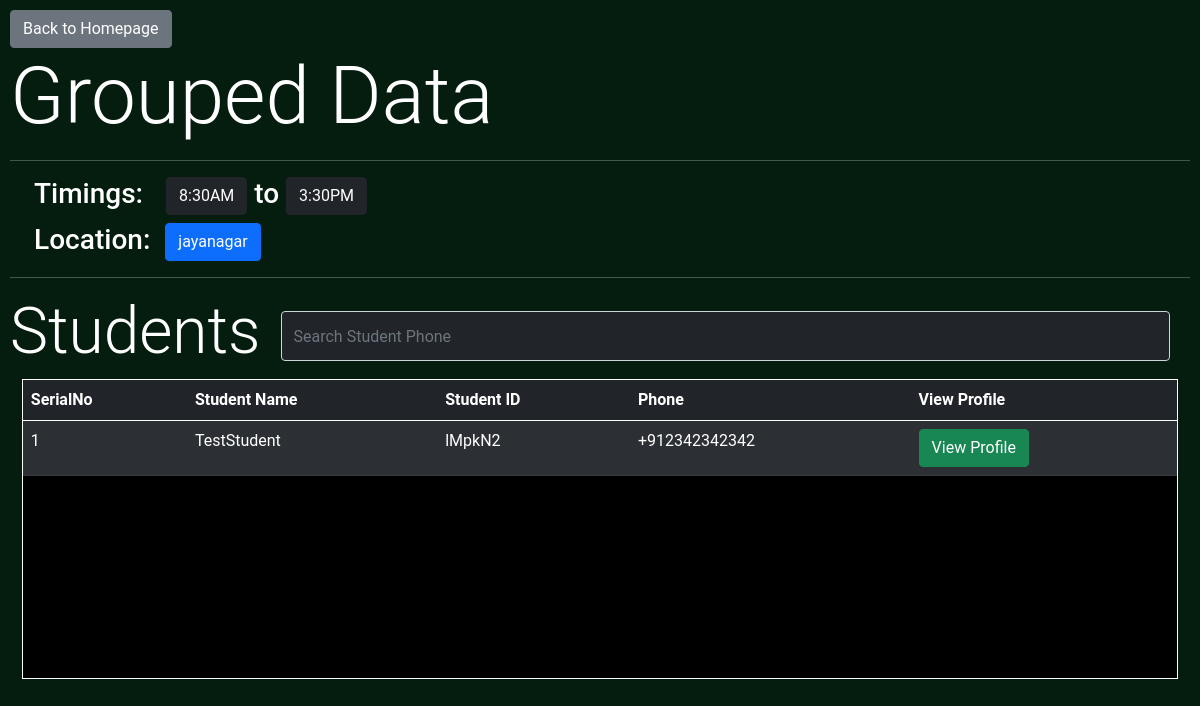
Before: /admin/viewdata/grouped_data/1/1 (signed in) with the older database file.
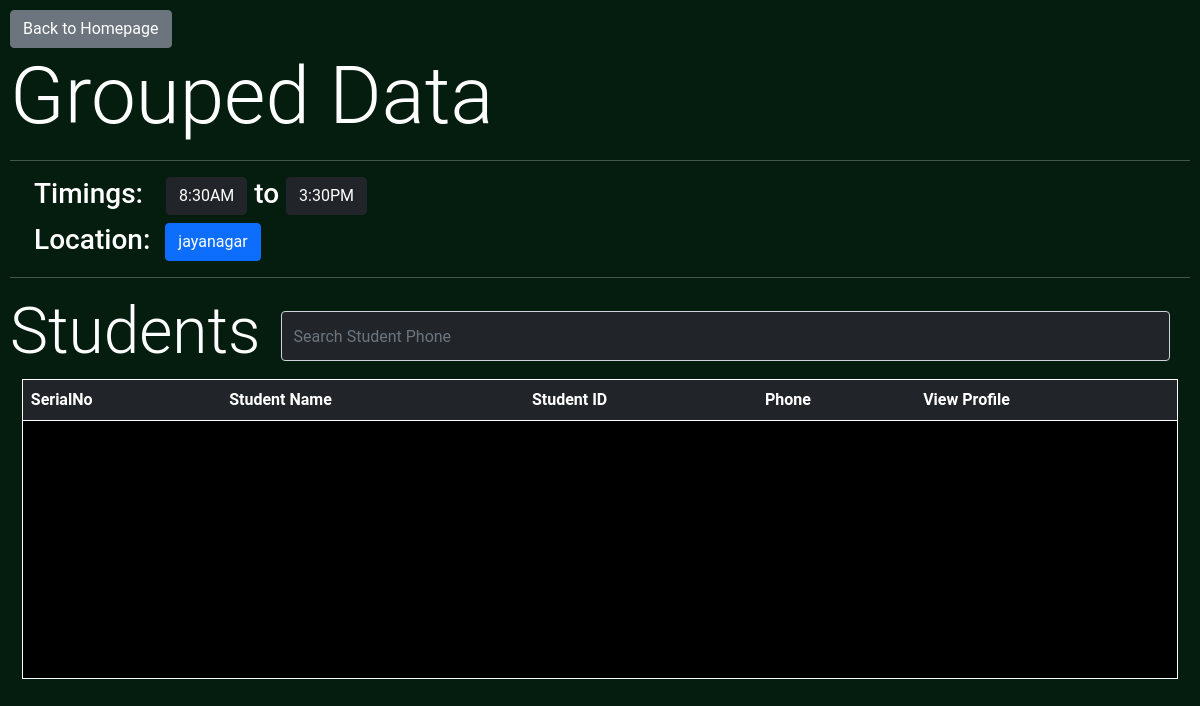
After: the same page with the newer database file.
### BusManager/models.py (models this page shows, shortened)
class StudentModel(db.Model):
	id = db.Column(db.Integer, primary_key=True)
	name = db.Column(db.String)
	phone = db.Column(db.String)
	student_id = db.Column(db.String)
	home_address = db.Column(db.String)
	university = db.relationship('UniversityModel', secondary=university_association, backref=db.backref('students', lazy='dynamic'))
	is_paid = db.Column(db.Boolean)
	utc_last_paid = db.Column(db.DateTime) #UTCTime of Payment.
	location = db.relationship('LocationModel', secondary=student_location_association, backref=db.backref('students', lazy='dynamic'))
	journeys = db.relationship('JourneyModel', backref='student')
	created_on = db.Column(db.DateTime, default=datetime.utcnow)
	phone_verified = db.Column(db.Boolean)
	dob = db.Column(db.DateTime, nullable=True) #DDMMYYYY -> DateTime obj
	picture = db.Column(db.String)
	is_fulltime = db.Column(db.Boolean, nullable=True)
	timings = db.relationship('TimingModel', secondary=student_timing_association, backref=db.backref('students', lazy='dynamic'))
	semester = db.Column(db.String, nullable=True)

### BusManager/admin/routes.py (the view)
@admin.route('/viewdata/grouped_data/<lid>/<tid>')
@login_required
def data_allgrouped(lid, tid):
	T = TimingModel.query.filter_by(id=tid).first()
	if(not T): return jsonify({'status':0, 'message':'Invalid Timing ID'})
	L = LocationModel.query.filter_by(id=lid).first()
	if(not L): return jsonify({'status':0, 'message':'Invalid Location ID'})
	students = [x for x in T.students.all() if x.location[0] == L]
	return render_template('getdata/groupeddata.html', timings=T, students=students, location=L.location_name)

### BusManager/models.py (called while the page is built)
@login_manager.user_loader
def load_user(user_id):
    return AdminUser.query.get(int(user_id))

### BusManager/templates/getdata/groupeddata.html (shortened to what this page needs)
{% extends 'bs_layout.html' %}
{% block content %}
<a class="btn btn-secondary" href="{{url_for('admin.admin_home')}}">Back to Homepage</a>
<h1 class='display-1'>Grouped Data</h1>
<hr>
<h3 class="px-4">Timings:  <span class="mx-3"><span class="btn btn-dark">8:30AM</span> to <span class="btn btn-dark">3:30PM</span> </h3>
<h3 class="px-4">Location: <span class="btn btn-primary">{{location}}</span></h3>
<hr>
<div class="flex">
	<h1 class='display-3'>Students</h1>
	<input
	type="text"
	id="studsearch"
	class="form-control bg-dark text-light"
	placeholder="Search Student Phone"
	onkeyup="tableFilterer(3, targetTableID='stbl', searchSource='studsearch')">
</div>
<div class="box">
	<table class="table table-striped table-dark" id="stbl">
	<thead>
		<tr>
		<th scope="col">SerialNo</th>
		<th scope="col">Student Name</th>
		<th scope="col">Student ID</th>
		<th scope="col">Phone</th>
		<th scope="col">View Profile</th>
		</tr>
	</thead>
	<tbody id='tbdy'>
		{% for e in students %}
		<tr data-id="SX">
		<td>{{loop.index}}</td>
			<td>{{e.name}}</td>
			<td>{{e.student_id}}</td>
			<td class='phn'>{{e.phone}}</td>
			<td><button class="btn btn-success" onclick=ViewProfile({{e.id}})>View Profile</button></td>
		</tr>
		{% endfor %}
	</tbody>
	</table>
</div>
{% endblock content %}

Changed rows visible on the page:
no longer on this page (row edited): StudentModel: name "TestStudent", student_id "lMpkN2", phone "+912342342342"
